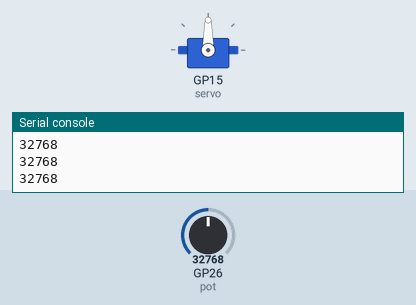
Simulated run of this program. Board: Raspberry Pi Pico running MicroPython. On the bench: servo, the last lines printed to the serial console. The inputs (shaded band) are chosen by the test bench; at power-on: GP26 (pot) = 32768 (analog values on the 0–65535 scale). Servo angles are drawn from the pulse width (0.5 ms = 0°, 2.5 ms = 180°).

Above: at 1.2 s.
1.3 s: GP26 (pot) set to 45874
At 2.9 s:
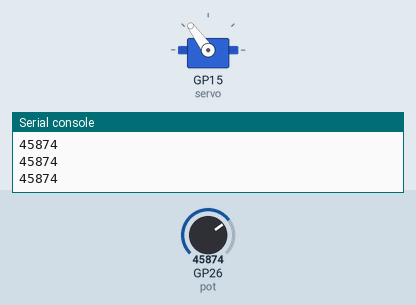
3.5 s: GP26 (pot) set to 57670
At 4.4 s:
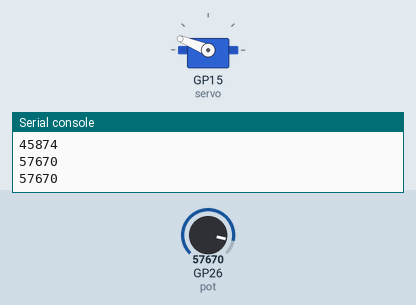
5.5 s: GP26 (pot) set to 65535
At 7.2 s:
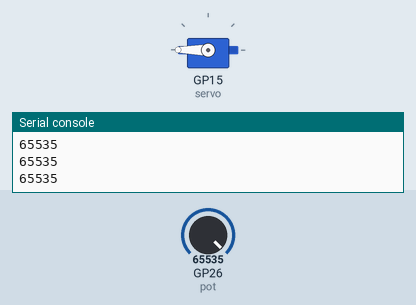
7.5 s: GP26 (pot) set to 19660
At 8.7 s:
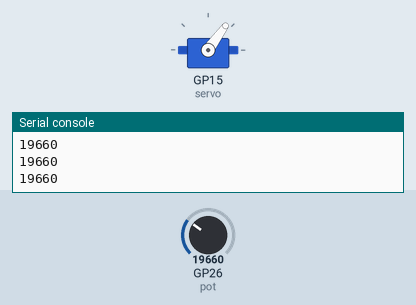
9.5 s: GP26 (pot) set to 7864
At 10.3 s:
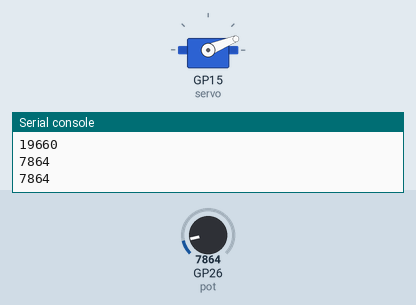
11.5 s: GP26 (pot) set to 32767
At 13.0 s:
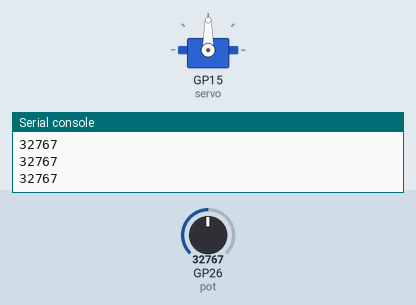
Timing chart, 0 to 14.5 s (numbered marks = the images above; inputs shaded):
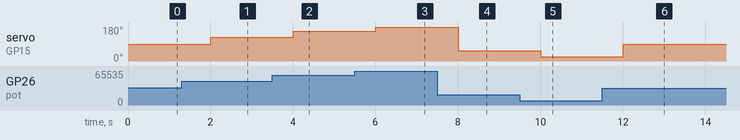

The program:

controlling_the_servo_motor_with_raspberry_pi_pico_w_project.py
```python
import machine
from time import sleep as s
servopin = 15
potpin = 26
pot = machine.ADC(machine.Pin(potpin))
servo = machine.PWM(machine.Pin(servopin))
servo.freq(50)

while True:
    potval = pot.read_u16()
    print(potval)
    s(.5)
    angle = (180/65535)*potval
    writeval = 6553/180 * angle + 1638
    servo.duty_u16(int(writeval))
```

Measured:
- after the input at 1.3 s, servo on GP15 (servo): 90° → 126° after 0.70 s
- after the input at 3.5 s, servo on GP15 (servo): 126° → 158° after 0.50 s
- after the input at 5.5 s, servo on GP15 (servo): 158° → 180° after 0.50 s
- after the input at 7.5 s, servo on GP15 (servo): 180° → 54° after 0.50 s
- after the input at 9.5 s, servo on GP15 (servo): 54° → 22° after 0.50 s
- after the input at 11.5 s, servo on GP15 (servo): 22° → 90° after 0.51 s
